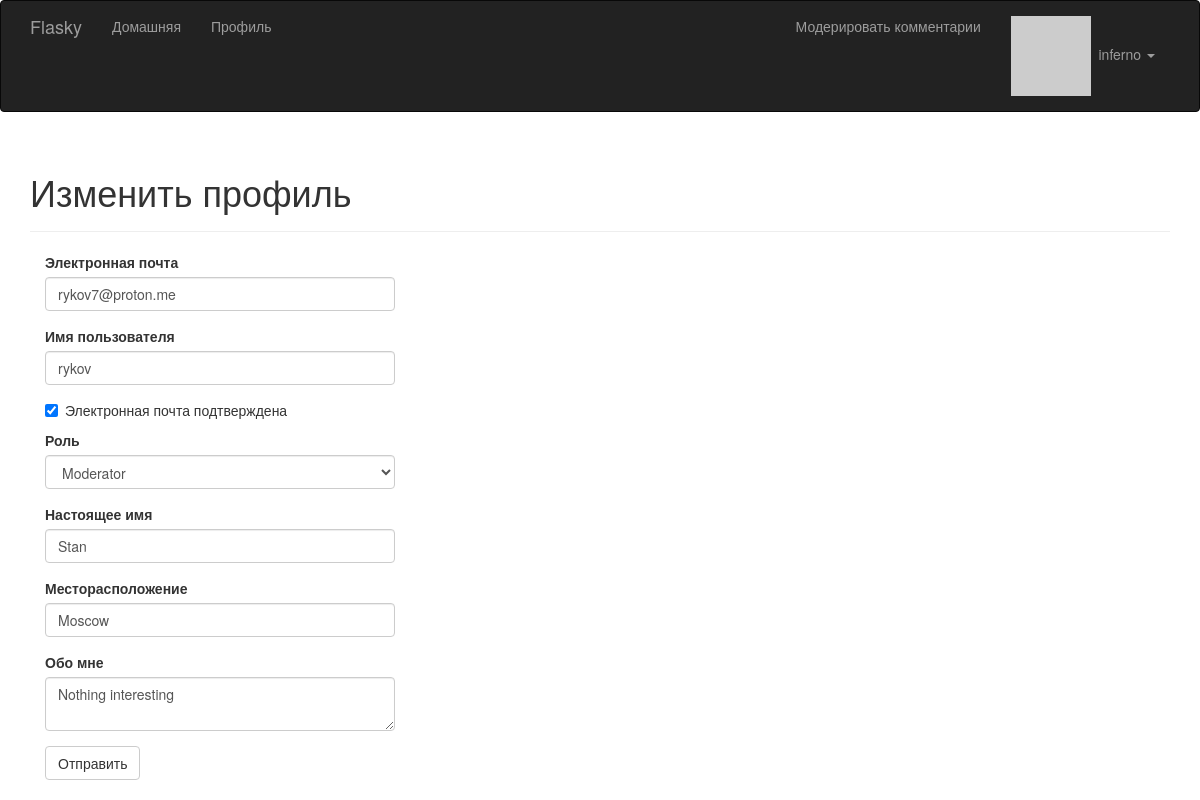
Before: /edit-profile/2 (signed in) with the older database file.
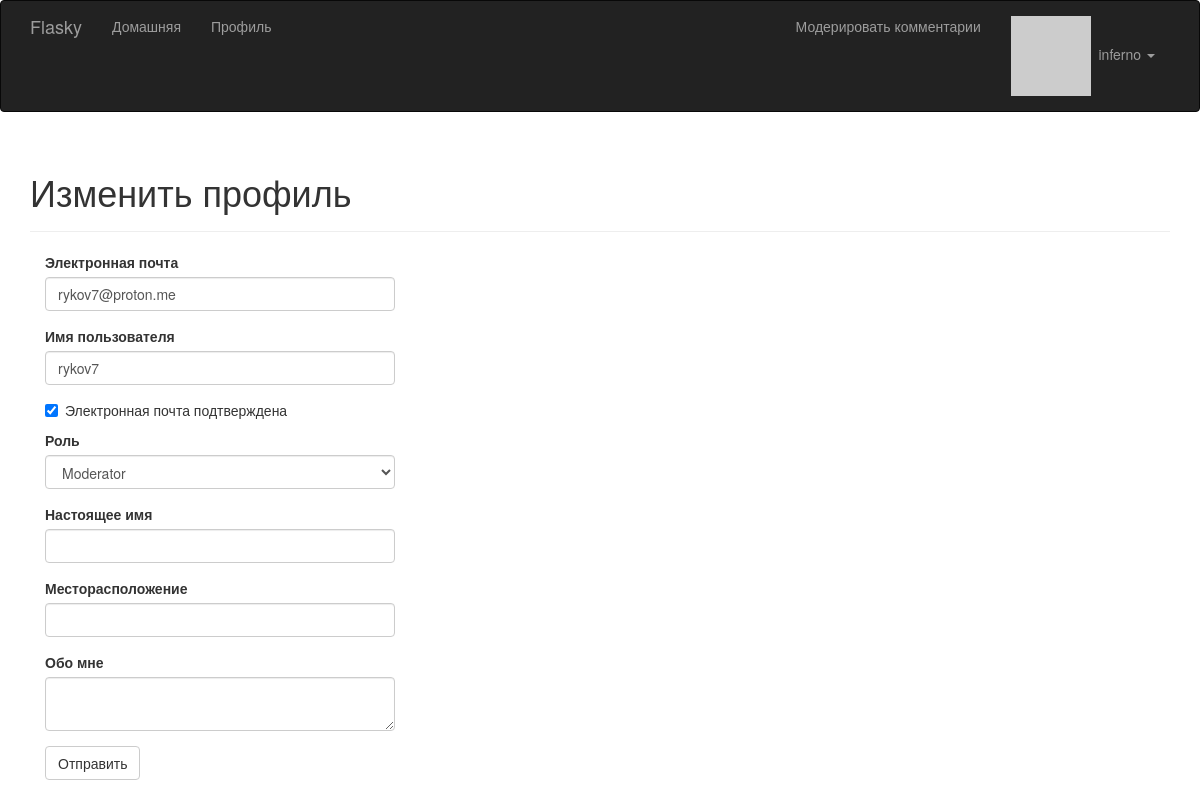
After: the same page with the newer database file.
### app/models.py (models this page shows, shortened)
class User(UserMixin, db.Model):
    __tablename__ = 'users'
    id = db.Column(db.Integer, primary_key=True)
    email = db.Column(db.String(64), unique=True, index=True)
    username = db.Column(db.String(64), unique=True, index=True)
    password_hash = db.Column(db.String(128))
    role_id = db.Column(db.Integer, db.ForeignKey('roles.id'))
    confirmed = db.Column(db.Boolean, default=False)
    name = db.Column(db.String(64))
    location = db.Column(db.String(64))
    about_me = db.Column(db.Text())
    member_since = db.Column(db.DateTime(), default=datetime.utcnow)
    last_seen = db.Column(db.DateTime(), default=datetime.utcnow)
    avatar_hash = db.Column(db.String(32))
    posts = db.relationship('Post', backref='author', lazy='dynamic')
    comments = db.relationship('Comment', backref='author', lazy='dynamic')
    followed = db.relationship('Follow',
                               foreign_keys=[Follow.follower_id],
                               backref=db.backref('follower', lazy='joined'),
                               lazy='dynamic',
                               cascade='all, delete-orphan')
    followers = db.relationship('Follow',
                                foreign_keys=[Follow.followed_id],
                                backref=db.backref('followed', lazy='joined'),
                                lazy='dynamic',
                                cascade='all, delete-orphan')
    @property
    def password(self):
        raise AttributeError('password is not a readable attribute')
    def can(self, perm):
        return self.role is not None and self.role.has_permission(perm)
    def ping(self):
        self.last_seen = datetime.utcnow()
        db.session.add(self)
        db.session.commit()
    def gravatar(self, size=100, default='identicon', rating='g'):
        if request.is_secure:
            url = 'https://secure.gravatar.com/avatar'
        else:
            url = 'http://secure.gravatar.com/avatar'
        hash = hashlib.md5(self.email.lower().encode('utf-8')).hexdigest()
        return f'{url}/{hash}?s={size}&d={default}&r={rating}'

### app/main/views.py (the view, shortened to what this page needs)
@main.route('/edit-profile/<int:id>', methods=['GET', 'POST'])
@login_required
@admin_required
def edit_profile_admin(id):
    user = User.query.get_or_404(id)
    form = EditProfileAdminForm(user=user)
    form.email.data = user.email
    form.username.data = user.username
    form.confirmed.data = user.confirmed
    form.role.data = user.role_id
    form.name.data = user.name
    form.location.data = user.location
    form.about_me.data = user.about_me
    return render_template('edit_profile.html', form=form, user=user)

### app/main/forms.py (shortened to what this page needs)
class EditProfileAdminForm(FlaskForm):
    email = StringField('Электронная почта', validators=[DataRequired(), Length(1, 64),
                                             Email()])
    username = StringField('Имя пользователя', validators=[
        DataRequired(), Length(1, 64),
        Regexp('^[A-Za-z][A-Za-z0-9_.]*$', 0,
               'Имя пользователя должно состоять из букв, чисел, точек или нижних подчёркиваний')
    ])
    confirmed = BooleanField('Электронная почта подтверждена')
    role = SelectField('Роль', coerce=int)
    name = StringField('Настоящее имя', validators=[Length(0, 64)])
    location = StringField('Месторасположение', validators=[Length(0, 64)])
    about_me = TextAreaField('Обо мне')
    submit = SubmitField('Отправить')
    def __init__(self, user, *args, **kwargs):
        super(EditProfileAdminForm, self).__init__(*args, **kwargs)
        self.role.choices = [(role.id, role.name)
                             for role in Role.query.order_by(Role.name).all()]
        self.user = user

### app/auth/views.py (called while the page is built)
@auth.before_app_request
def before_request():
    if current_user.is_authenticated:
        current_user.ping()
        if not current_user.confirmed \
                and request.blueprint != 'auth' \
                and request.endpoint != 'static':
            return redirect(url_for('auth.unconfirmed'))

### app/main/__init__.py (called while the page is built)
@main.app_context_processor
def inject_permissions():
    return dict(Permission=Permission)

### app/main/views.py (called while the page is built)
@main.after_app_request
def after_request(response):
    for query in get_debug_queries():
        if query.duration >= current_app.config['FLASKY_SLOW_DB_QUERY_TIME']:
            current_app.logger.warning(
                'Slow query: %s\nParameters: %s\nDuration: %fs\nContext: %s\n' %
                (query.statement, query.parameters, query.duration, query.context))
    return response

### app/models.py (called while the page is built)
@login_manager.user_loader
def load_user(user_id):
    return User.query.get(int(user_id))

    def has_permission(self, perm):
        return self.permissions & perm == perm

### app/templates/edit_profile.html (shortened to what this page needs)
{% extends "base.html" %}
{% import "bootstrap/wtf.html" as wtf %}
{% block page_content %}
<div class="page-header">
    <h1>Изменить профиль</h1>
</div>
<div class="col-md-4">
    {{ wtf.quick_form(form) }}
</div>
{% endblock %}

### app/templates/base.html (shortened to what this page needs)
{% extends "bootstrap/base.html" %}
{% block head %}
{{ super() }}
<link rel="stylesheet" type="text/css" href="{{ url_for('static', filename='styles.css') }}">
{% endblock %}
{% block navbar %}
<div class="navbar navbar-inverse" role="navigation">
    <div class="container">
        <div class="navbar-header">
            <a class="navbar-brand" href="/">Flasky</a>
        </div>
        <div class="navbar-collapse collapse">
            <ul class="nav navbar-nav">
                <li><a href="/">Домашняя</a></li>
                {% if current_user.is_authenticated %}
                <li>
                    <a href="{{ url_for('main.user', username=current_user.username) }}">
                        Профиль
                    </a>
                </li>
                {% endif %}
            </ul>
            <ul class="nav navbar-nav navbar-right">
                {% if current_user.can(Permission.MODERATE) %}
                <li><a href="{{url_for('.moderate') }}">Модерировать комментарии</a></li>
                {% endif %}
                {% if current_user.is_authenticated %}
            <li class="dropdown">
            <a href="#" class="dropdown-toggle" data-toggle="dropdown">
            <img src="{{ current_user.gravatar(size=18) }}">
                &nbsp;{{ current_user.username }} <b class="caret"></b></a>
                    </li>
                    {% else %}
                <li><a href="{{ url_for('auth.login') }}">Войти</a></li>
                {% endif %}
            </ul>
        </div>
    </div>
</div>
{% endblock %}
{% block content %}
<div class="container">
    {% block page_content %}{% endblock %}
</div>
{% endblock %}

Changed rows visible on the page:
changed User "rykov7@proton.me": username "rykov" → "rykov7"; name "Stan" → (not shown); location "Moscow" → (not shown); about_me "Nothing interesting" → (not shown)
